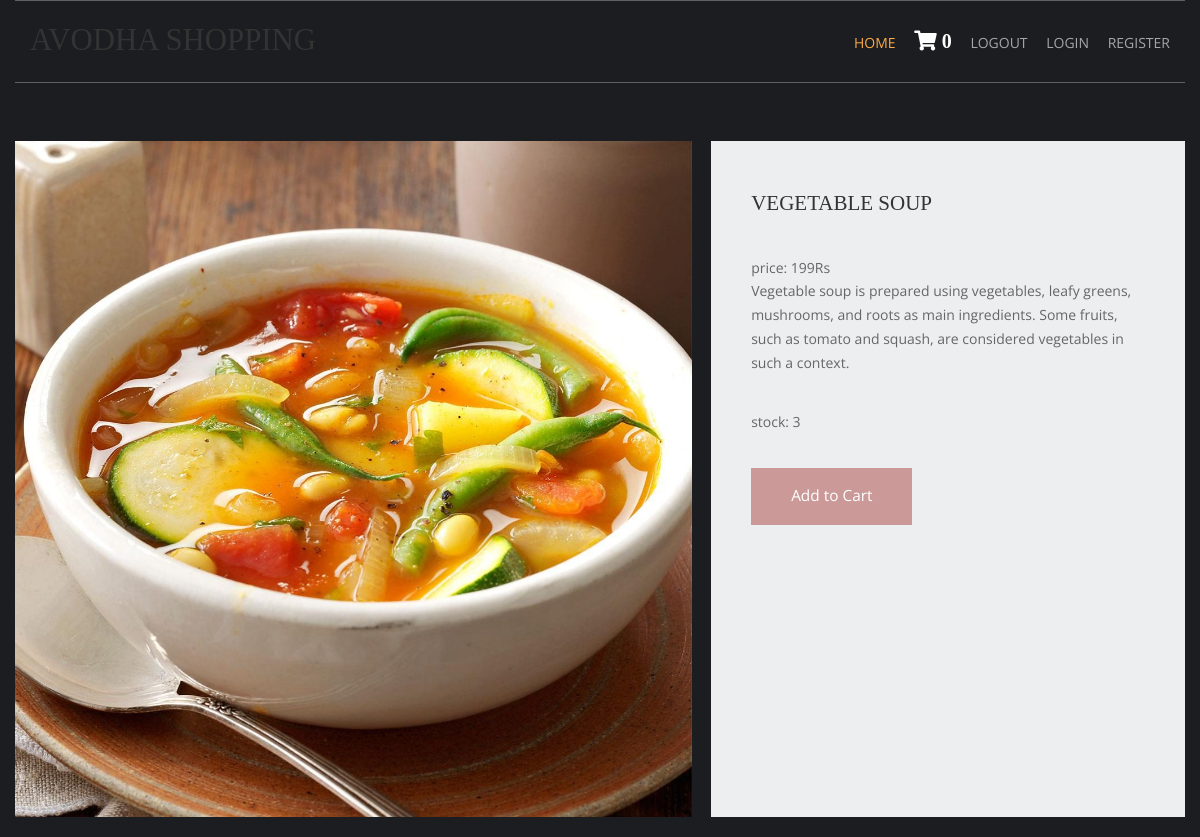
The page /vegetables-recipes/vegetable-soup on the database its author committed.
### shop/models.py (models this page shows, shortened)
class products(models.Model):
    name=models.CharField(max_length=250,unique=True)
    slug=models.SlugField(max_length=250,unique=True)
    img=models.ImageField(upload_to='product')
    desc=models.TextField()
    stock=models.IntegerField()
    available=models.BooleanField()
    price=models.IntegerField()
    category=models.ForeignKey(categ,on_delete=models.CASCADE)

### shop/views.py (the view)
# urls.py: path('<slug:c_slug>/<slug:product_slug>',views.prodDetails,name='details'),
def prodDetails(request, c_slug, product_slug):
    try:
        prod = products.objects.get(category__slug=c_slug, slug=product_slug)
    except Exception as e:
        raise e
    return render(request, 'item.html', {'pr': prod})

### cart/context_processor.py (called while the page is built)
def count(request):
    item_count=0
    if 'admin' in request.path:
        return {}
    else:
        try:
            ct=cartlist.objects.filter(cart_id=c_id(request))
            cti=items.objects.all().filter(cart=ct[:1])
            for c in cti:
                item_count+=c.quan
        except cartlist.DoesNotExist:
            item_count=0
        return dict(itc=item_count)

### cart/views.py (called while the page is built)
def c_id(request):
    ct_id=request.session.session_key
    if not ct_id:
        ct_id=request.session.create()
    return ct_id

### templates/item.html (shortened to what this page needs)
{% extends 'base.html' %}
{% load static %}
{% block content %}
<html lang="en">
<head>
    <link href="{% static 'pr/fontawesome/css/all.min.css' %}" rel="stylesheet" />
    <link href="{% static 'pr/css/templatemo-comparto.css' %}" rel="stylesheet" />
</head>
<body>
<br><br>
        <section class="tm-mb-1" id="about">
            <div class="tm-row tm-about-row">
                <div class="tm-section-1-l">
                    <img src="{{pr.img.url}}" alt="About image" class="tm-img-responsive">
                </div>
                <article class="tm-section-1-r tm-bg-color-8">
                    <h2 class="tm-mb-2 tm-title-color">{{pr.name}}</h2>
                     <p>price: {{pr.price}}Rs <br>{{pr.desc}}</p>
                    <p>stock: {{pr.stock}}<p>
{% if pr.stock <= 0 %}
<h1 style="color:red">Sorry! No stock left</h1>
                {% else %}
                 <a href="{%url 'addcart' pr.id %}" class="tm-btn tm-btn-1 tm-link-to-services">Add to Cart</a>
{% endif %}
                </article>
            </div>
        </section>
</body>
</html>
{% endblock %}

### static/hm/layout/styles/layout.css (style rules this page uses)
*, *::before, *::after { transition:all .3s ease-in-out; }
body { color:#A5A6AA; background-color:#1C1D21; }
a { color:#FBAB45; }

### static/pr/css/templatemo-comparto.css (style rules this page uses)
*, *::before, *::after { box-sizing: border-box; outline: none; }
ul, h1, h2, h3, h4, p, figure { padding: 0; margin: 0; }
body { font-family: 'Open Sans', Arial, sans-serif; font-size: 18px; overflow-x: hidden; padding-left: 15px; padding-right: 15px; margin: 0; }
h2 { font-size: 1.5rem; }
a { transition: all 0.3s ease; text-decoration: none; }
p { color: #666; line-height: 1.7; margin-bottom: 35px; }
h1, h2, h3, h4, h5, h6 { color: #333; }
.tm-mb-1 { margin-bottom: 20px; }
.tm-mb-2 { margin-bottom: 40px; }
.tm-bg-color-8 { background-color: #EDEEEF; }
.tm-img-responsive { max-width: 100%; height: auto; }
.tm-section-1-l { width: 57.85%; margin-right: 1.65%; }
.tm-section-1-r { padding: 50px 40px; width: 40.5%; }
.tm-row { display: flex; }
.tm-btn { display: inline-block; padding: 15px 40px; font-size: 1.1rem; border: none; background-color: #CC9999; color: white; }
a { color: #666; }

### static/hm/layout/styles/framework.css (style rules this page uses)
html { overflow-y:scroll; overflow-x:hidden; }
html, body { margin:0; padding:0; font-size:14px; line-height:1.6em; }
*, *::before, *::after { box-sizing:border-box; }
a { outline:none; text-decoration:none; }
img { width:auto; max-width:100%; height:auto; margin:0; padding:0; border:none; line-height:normal; vertical-align:middle; }
body, input, textarea, select { font-family:Verdana, Geneva, sans-serif; }
h1, h2, h3, h4, h5, h6, .heading { font-family:Georgia, "Times New Roman", Times, serif; }
::placeholder { opacity:1; }
h1, h2, h3, h4, h5, h6, .heading { margin:0 0 20px 0; font-size:1.4rem; line-height:normal; font-weight:normal; text-transform:uppercase; }
address, article, aside, figcaption, figure, footer, header, main, nav, section { display:block; margin:0; padding:0; }

### rows shown on the page
products: img (picture), name "VEGETABLE SOUP", price "199", desc "Vegetable soup is prepared using vegetables, leafy greens, mushrooms, and roots as main ingredients. Some fruits, such as tomato and squash, are considered vegetables in such a context.", stock "3"

### other values the page prints
{{ itc }} "0"
